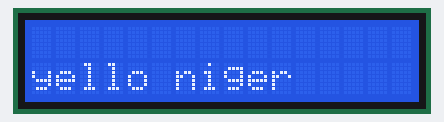
Simulated run of this sketch. Board: Arduino Uno, built with avr-gcc and run on an emulated ATmega328P. On the bench: 16×2 character LCD.

Above: at 0.2 s.
At 2.2 s:
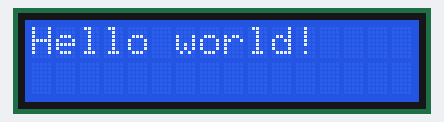

The sketch:

lcdTrial2.ino
```cpp
#include <LiquidCrystal_I2C.h>
#include <Wire.h>

LiquidCrystal_I2C lcd(0x24, 2, 16);


void setup() {
  // put your setup code here, to run once:

  lcd.init();
  lcd.begin(16,2);
  lcd.backlight();
  lcd.setCursor(0,1);
  lcd.print("yello niger");
  delay(2000);
  lcd.clear();
  Serial.begin(9600);
}

void loop() {
  // put your main code here, to run repeatedly:
  lcd.clear();
  lcd.setCursor(0,0);
lcd.print("Hello world!");
}
```
